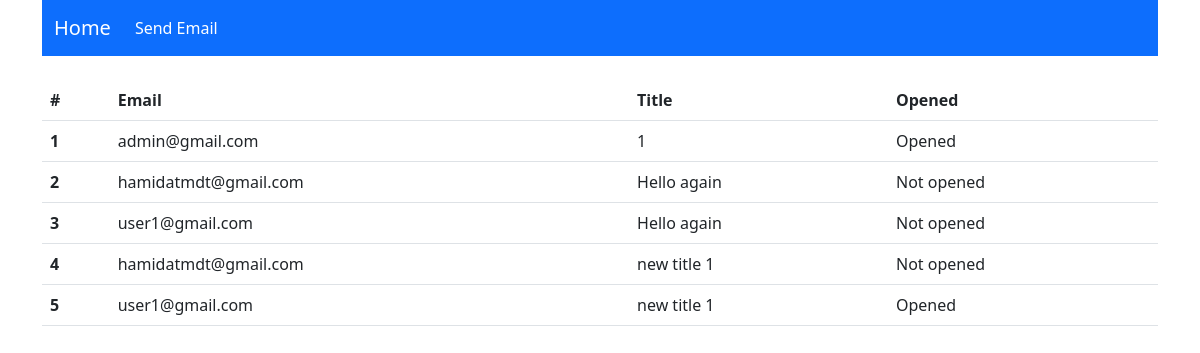
The app's page / (signed in) with its own data.
### service/models.py (models this page shows, shortened)
class EmailMessage(models.Model):
    message = models.ForeignKey(Message,on_delete=models.CASCADE)
    email = models.EmailField()
    opened = models.BooleanField(default=False)

class Message(models.Model):
    sender = models.ForeignKey(User,models.CASCADE,related_name='messages')
    title = models.CharField(max_length=100)
    body = models.TextField()

### service/views.py (the view)
# urls.py: url(r'^$',views.index,name='index'),
@login_required
def index(request):
    user = request.user
    messages = Message.objects.filter(sender=user)
    email_messages = EmailMessage.objects.filter(message__in=messages)
    context = {
        'emails':email_messages
    }
    return render(request,'service/index.html',context)

### service/templates/service/index.html
{% extends 'service/base.html' %}
{% block content %}
<table class="table">
    <thead>
      <tr>
        <th scope="col">#</th>
        <th scope="col">Email</th>
        <th scope="col">Title</th>
        <th scope="col">Opened</th>
      </tr>
    </thead>
    <tbody>
      {% for email in emails %}
      <tr>
        <th scope="row">{{forloop.counter}}</th>
        <td>{{email.email}}</td>
        <td>{{email.message.title}}</td>
        {% if email.opened %}
        <td>Opened</td>
        {% else %}
        <td>Not opened</td>
        {% endif %}
      </tr>
      {% empty %}
      <h2>There is no messages yet</h2>
      {% endfor %}
    </tbody>
</table>
{% endblock content %}

### service/templates/service/base.html (shortened to what this page needs)
<!DOCTYPE html>
<html lang="en">
<head>
    <link href="https://cdn.jsdelivr.net/npm/bootstrap@5.3.0-alpha1/dist/css/bootstrap.min.css" rel="stylesheet">
</head>
<body>
    <div class="container">
        <nav class="navbar navbar-expand-lg navbar-dark bg-primary mb-4">
            <div class="container-fluid">
              <a class="navbar-brand" href="{% url 'index' %}">Home</a>
              <div class="collapse navbar-collapse" id="navbarNav">
                <ul class="navbar-nav">
                  <li class="nav-item">
                    <a class="nav-link active" aria-current="page" href="{% url 'send-email' %}">Send Email</a>
                  </li>
                </ul>
              </div>
            </div>
          </nav>
          {% block  content %}
          {% endblock %}
        </div>
    </body>
</html>

### records on screen
EmailMessage: email "admin@gmail.com", message "1", opened "Opened"
EmailMessage: email "hamidatmdt@gmail.com", message "Hello again", opened "Not opened"
EmailMessage: email "user1@gmail.com", message "Hello again", opened "Not opened"
EmailMessage: email "hamidatmdt@gmail.com", message "new title 1", opened "Not opened"
EmailMessage: email "user1@gmail.com", message "new title 1", opened "Opened"
